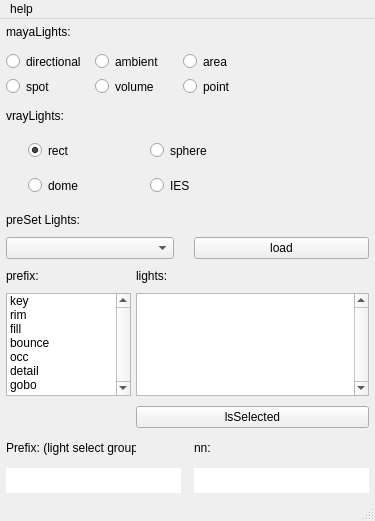
<?xml version="1.0" encoding="UTF-8"?>
<ui version="4.0">
 <class>MainWindow</class>
 <widget class="QMainWindow" name="MainWindow">
  <property name="geometry">
   <rect>
    <x>0</x>
    <y>0</y>
    <width>375</width>
    <height>521</height>
   </rect>
  </property>
  <property name="minimumSize">
   <size>
    <width>375</width>
    <height>360</height>
   </size>
  </property>
  <property name="maximumSize">
   <size>
    <width>375</width>
    <height>16777215</height>
   </size>
  </property>
  <property name="windowTitle">
   <string>dsLS</string>
  </property>
  <property name="toolButtonStyle">
   <enum>Qt::ToolButtonTextUnderIcon</enum>
  </property>
  <widget class="QWidget" name="centralwidget">
   <layout class="QGridLayout" name="gridLayout_3">
    <property name="horizontalSpacing">
     <number>20</number>
    </property>
    <property name="verticalSpacing">
     <number>10</number>
    </property>
    <property name="margin">
     <number>6</number>
    </property>
    <item row="8" column="0">
     <widget class="QLabel" name="light_L">
      <property name="text">
       <string>prefix:</string>
      </property>
     </widget>
    </item>
    <item row="12" column="0" colspan="2">
     <widget class="QLineEdit" name="prefix_LE">
      <property name="minimumSize">
       <size>
        <width>175</width>
        <height>25</height>
       </size>
      </property>
      <property name="maximumSize">
       <size>
        <width>16777215</width>
        <height>25</height>
       </size>
      </property>
      <property name="frame">
       <bool>false</bool>
      </property>
     </widget>
    </item>
    <item row="1" column="0" colspan="3">
     <layout class="QGridLayout" name="gridLayout">
      <property name="spacing">
       <number>0</number>
      </property>
      <item row="0" column="0">
       <widget class="QRadioButton" name="dir_RB">
        <property name="minimumSize">
         <size>
          <width>75</width>
          <height>25</height>
         </size>
        </property>
        <property name="maximumSize">
         <size>
          <width>100</width>
          <height>25</height>
         </size>
        </property>
        <property name="layoutDirection">
         <enum>Qt::LeftToRight</enum>
        </property>
        <property name="autoFillBackground">
         <bool>false</bool>
        </property>
        <property name="text">
         <string>directional</string>
        </property>
        <property name="icon">
         <iconset>
          <normalon>:/icons/icons/directionallight.png</normalon>
         </iconset>
        </property>
        <property name="iconSize">
         <size>
          <width>20</width>
          <height>20</height>
         </size>
        </property>
        <property name="shortcut">
         <string>Enter</string>
        </property>
       </widget>
      </item>
      <item row="0" column="1">
       <widget class="QRadioButton" name="amb_RB">
        <property name="minimumSize">
         <size>
          <width>75</width>
          <height>25</height>
         </size>
        </property>
        <property name="maximumSize">
         <size>
          <width>100</width>
          <height>25</height>
         </size>
        </property>
        <property name="layoutDirection">
         <enum>Qt::LeftToRight</enum>
        </property>
        <property name="autoFillBackground">
         <bool>false</bool>
        </property>
        <property name="text">
         <string>ambient</string>
        </property>
        <property name="icon">
         <iconset>
          <normalon>:/icons/icons/ambient.png</normalon>
         </iconset>
        </property>
        <property name="iconSize">
         <size>
          <width>20</width>
          <height>20</height>
         </size>
        </property>
        <property name="shortcut">
         <string>Enter</string>
        </property>
       </widget>
      </item>
      <item row="0" column="2">
       <widget class="QRadioButton" name="are_RB">
        <property name="minimumSize">
         <size>
          <width>75</width>
          <height>25</height>
         </size>
        </property>
        <property name="maximumSize">
         <size>
          <width>100</width>
          <height>25</height>
         </size>
        </property>
        <property name="layoutDirection">
         <enum>Qt::LeftToRight</enum>
        </property>
        <property name="autoFillBackground">
         <bool>false</bool>
        </property>
        <property name="text">
         <string>area</string>
        </property>
        <property name="icon">
         <iconset>
          <normalon>:/icons/icons/arealight.png</normalon>
         </iconset>
        </property>
        <property name="iconSize">
         <size>
          <width>20</width>
          <height>20</height>
         </size>
        </property>
        <property name="shortcut">
         <string>Enter</string>
        </property>
       </widget>
      </item>
      <item row="1" column="0">
       <widget class="QRadioButton" name="spo_RB">
        <property name="minimumSize">
         <size>
          <width>75</width>
          <height>25</height>
         </size>
        </property>
        <property name="maximumSize">
         <size>
          <width>100</width>
          <height>25</height>
         </size>
        </property>
        <property name="layoutDirection">
         <enum>Qt::LeftToRight</enum>
        </property>
        <property name="autoFillBackground">
         <bool>false</bool>
        </property>
        <property name="text">
         <string>spot</string>
        </property>
        <property name="icon">
         <iconset>
          <normalon>:/icons/icons/spotlight.png</normalon>
         </iconset>
        </property>
        <property name="iconSize">
         <size>
          <width>20</width>
          <height>20</height>
         </size>
        </property>
        <property name="shortcut">
         <string>Enter</string>
        </property>
       </widget>
      </item>
      <item row="1" column="1">
       <widget class="QRadioButton" name="voL_RB">
        <property name="minimumSize">
         <size>
          <width>75</width>
          <height>25</height>
         </size>
        </property>
        <property name="maximumSize">
         <size>
          <width>100</width>
          <height>25</height>
         </size>
        </property>
        <property name="layoutDirection">
         <enum>Qt::LeftToRight</enum>
        </property>
        <property name="autoFillBackground">
         <bool>false</bool>
        </property>
        <property name="text">
         <string>volume</string>
        </property>
        <property name="icon">
         <iconset>
          <normalon>:/icons/icons/volumelight.png</normalon>
         </iconset>
        </property>
        <property name="iconSize">
         <size>
          <width>20</width>
          <height>20</height>
         </size>
        </property>
        <property name="shortcut">
         <string>Enter</string>
        </property>
       </widget>
      </item>
      <item row="1" column="2">
       <widget class="QRadioButton" name="poi_RB">
        <property name="minimumSize">
         <size>
          <width>75</width>
          <height>25</height>
         </size>
        </property>
        <property name="maximumSize">
         <size>
          <width>100</width>
          <height>25</height>
         </size>
        </property>
        <property name="layoutDirection">
         <enum>Qt::LeftToRight</enum>
        </property>
        <property name="autoFillBackground">
         <bool>false</bool>
        </property>
        <property name="text">
         <string>point</string>
        </property>
        <property name="icon">
         <iconset>
          <normalon>:/icons/icons/pointlight.png</normalon>
         </iconset>
        </property>
        <property name="iconSize">
         <size>
          <width>20</width>
          <height>20</height>
         </size>
        </property>
        <property name="shortcut">
         <string>Enter</string>
        </property>
       </widget>
      </item>
     </layout>
    </item>
    <item row="9" column="1" colspan="3">
     <widget class="QListWidget" name="light_LW">
      <property name="verticalScrollBarPolicy">
       <enum>Qt::ScrollBarAlwaysOn</enum>
      </property>
      <property name="selectionMode">
       <enum>QAbstractItemView::MultiSelection</enum>
      </property>
     </widget>
    </item>
    <item row="3" column="0">
     <widget class="QLabel" name="label_4">
      <property name="text">
       <string>vrayLights:</string>
      </property>
     </widget>
    </item>
    <item row="5" column="0">
     <widget class="QLabel" name="label_5">
      <property name="text">
       <string>preSet Lights:</string>
      </property>
     </widget>
    </item>
    <item row="12" column="2" colspan="2">
     <widget class="QLineEdit" name="nn_LE">
      <property name="minimumSize">
       <size>
        <width>175</width>
        <height>25</height>
       </size>
      </property>
      <property name="maximumSize">
       <size>
        <width>16777215</width>
        <height>25</height>
       </size>
      </property>
      <property name="frame">
       <bool>false</bool>
      </property>
     </widget>
    </item>
    <item row="6" column="2" colspan="2">
     <widget class="QPushButton" name="load_B">
      <property name="text">
       <string>load</string>
      </property>
     </widget>
    </item>
    <item row="6" column="0" colspan="2">
     <widget class="QComboBox" name="preset_CB"/>
    </item>
    <item row="11" column="0">
     <widget class="QLabel" name="prefix_L">
      <property name="minimumSize">
       <size>
        <width>130</width>
        <height>0</height>
       </size>
      </property>
      <property name="maximumSize">
       <size>
        <width>100</width>
        <height>16777215</height>
       </size>
      </property>
      <property name="sizeIncrement">
       <size>
        <width>100</width>
        <height>0</height>
       </size>
      </property>
      <property name="text">
       <string>Prefix: (light select group)</string>
      </property>
     </widget>
    </item>
    <item row="8" column="1">
     <widget class="QLabel" name="label">
      <property name="text">
       <string>lights:</string>
      </property>
     </widget>
    </item>
    <item row="11" column="2">
     <widget class="QLabel" name="label_2">
      <property name="text">
       <string>nn:</string>
      </property>
     </widget>
    </item>
    <item row="0" column="0">
     <widget class="QLabel" name="label_3">
      <property name="text">
       <string>mayaLights:</string>
      </property>
     </widget>
    </item>
    <item row="11" column="1">
     <spacer name="horizontalSpacer">
      <property name="orientation">
       <enum>Qt::Horizontal</enum>
      </property>
      <property name="sizeHint" stdset="0">
       <size>
        <width>20</width>
        <height>20</height>
       </size>
      </property>
     </spacer>
    </item>
    <item row="9" column="0">
     <widget class="QListWidget" name="prefix_LW">
      <property name="minimumSize">
       <size>
        <width>125</width>
        <height>0</height>
       </size>
      </property>
      <property name="maximumSize">
       <size>
        <width>125</width>
        <height>16777215</height>
       </size>
      </property>
      <property name="verticalScrollBarPolicy">
       <enum>Qt::ScrollBarAlwaysOn</enum>
      </property>
      <item>
       <property name="text">
        <string>key</string>
       </property>
      </item>
      <item>
       <property name="text">
        <string>rim</string>
       </property>
      </item>
      <item>
       <property name="text">
        <string>fill</string>
       </property>
      </item>
      <item>
       <property name="text">
        <string>bounce</string>
       </property>
      </item>
      <item>
       <property name="text">
        <string>occ</string>
       </property>
      </item>
      <item>
       <property name="text">
        <string>detail</string>
       </property>
      </item>
      <item>
       <property name="text">
        <string>gobo</string>
       </property>
      </item>
     </widget>
    </item>
    <item row="10" column="1" colspan="3">
     <widget class="QPushButton" name="lsSelected_B">
      <property name="text">
       <string>lsSelected</string>
      </property>
     </widget>
    </item>
    <item row="4" column="0" colspan="3">
     <layout class="QGridLayout" name="gridLayout_2">
      <property name="spacing">
       <number>0</number>
      </property>
      <item row="1" column="1">
       <widget class="QRadioButton" name="IES_RB">
        <property name="minimumSize">
         <size>
          <width>100</width>
          <height>35</height>
         </size>
        </property>
        <property name="maximumSize">
         <size>
          <width>100</width>
          <height>35</height>
         </size>
        </property>
        <property name="layoutDirection">
         <enum>Qt::LeftToRight</enum>
        </property>
        <property name="autoFillBackground">
         <bool>false</bool>
        </property>
        <property name="text">
         <string>IES</string>
        </property>
        <property name="icon">
         <iconset>
          <normalon>:/icons/icons/render_VRayLightIESShape.png</normalon>
         </iconset>
        </property>
        <property name="iconSize">
         <size>
          <width>35</width>
          <height>35</height>
         </size>
        </property>
        <property name="shortcut">
         <string>Enter</string>
        </property>
       </widget>
      </item>
      <item row="0" column="1">
       <widget class="QRadioButton" name="sph_RB">
        <property name="minimumSize">
         <size>
          <width>100</width>
          <height>35</height>
         </size>
        </property>
        <property name="maximumSize">
         <size>
          <width>100</width>
          <height>35</height>
         </size>
        </property>
        <property name="layoutDirection">
         <enum>Qt::LeftToRight</enum>
        </property>
        <property name="autoFillBackground">
         <bool>false</bool>
        </property>
        <property name="text">
         <string>sphere</string>
        </property>
        <property name="icon">
         <iconset>
          <normalon>:/icons/icons/render_VRayLightSphereShape.png</normalon>
         </iconset>
        </property>
        <property name="iconSize">
         <size>
          <width>35</width>
          <height>35</height>
         </size>
        </property>
        <property name="shortcut">
         <string>Enter</string>
        </property>
       </widget>
      </item>
      <item row="1" column="0">
       <widget class="QRadioButton" name="dom_RB">
        <property name="minimumSize">
         <size>
          <width>100</width>
          <height>35</height>
         </size>
        </property>
        <property name="maximumSize">
         <size>
          <width>100</width>
          <height>35</height>
         </size>
        </property>
        <property name="layoutDirection">
         <enum>Qt::LeftToRight</enum>
        </property>
        <property name="autoFillBackground">
         <bool>false</bool>
        </property>
        <property name="text">
         <string>dome</string>
        </property>
        <property name="icon">
         <iconset>
          <normalon>:/icons/icons/render_VRayLightDomeShape.png</normalon>
         </iconset>
        </property>
        <property name="iconSize">
         <size>
          <width>35</width>
          <height>35</height>
         </size>
        </property>
        <property name="shortcut">
         <string>Enter</string>
        </property>
       </widget>
      </item>
      <item row="0" column="0">
       <widget class="QRadioButton" name="rec_RB">
        <property name="minimumSize">
         <size>
          <width>100</width>
          <height>35</height>
         </size>
        </property>
        <property name="maximumSize">
         <size>
          <width>80</width>
          <height>35</height>
         </size>
        </property>
        <property name="layoutDirection">
         <enum>Qt::LeftToRight</enum>
        </property>
        <property name="autoFillBackground">
         <bool>false</bool>
        </property>
        <property name="text">
         <string>rect</string>
        </property>
        <property name="icon">
         <iconset>
          <normalon>:/icons/icons/render_VRayLightRectShape.png</normalon>
         </iconset>
        </property>
        <property name="iconSize">
         <size>
          <width>35</width>
          <height>35</height>
         </size>
        </property>
        <property name="shortcut">
         <string>Enter</string>
        </property>
        <property name="checked">
         <bool>true</bool>
        </property>
       </widget>
      </item>
     </layout>
    </item>
   </layout>
  </widget>
  <widget class="QMenuBar" name="menuBar">
   <property name="geometry">
    <rect>
     <x>0</x>
     <y>0</y>
     <width>375</width>
     <height>18</height>
    </rect>
   </property>
   <widget class="QMenu" name="menuHelp">
    <property name="title">
     <string>help</string>
    </property>
    <addaction name="actionWiki"/>
   </widget>
   <addaction name="menuHelp"/>
  </widget>
  <widget class="QStatusBar" name="statusBar"/>
  <action name="actionWiki">
   <property name="text">
    <string>wiki</string>
   </property>
  </action>
  <action name="actionCreate_LS">
   <property name="text">
    <string>create LS</string>
   </property>
  </action>
  <action name="actionLsSelected">
   <property name="text">
    <string>lsSelected</string>
   </property>
  </action>
 </widget>
 <tabstops>
  <tabstop>prefix_LW</tabstop>
  <tabstop>prefix_LE</tabstop>
  <tabstop>nn_LE</tabstop>
  <tabstop>light_LW</tabstop>
 </tabstops>
 <resources/>
 <connections/>
</ui>
